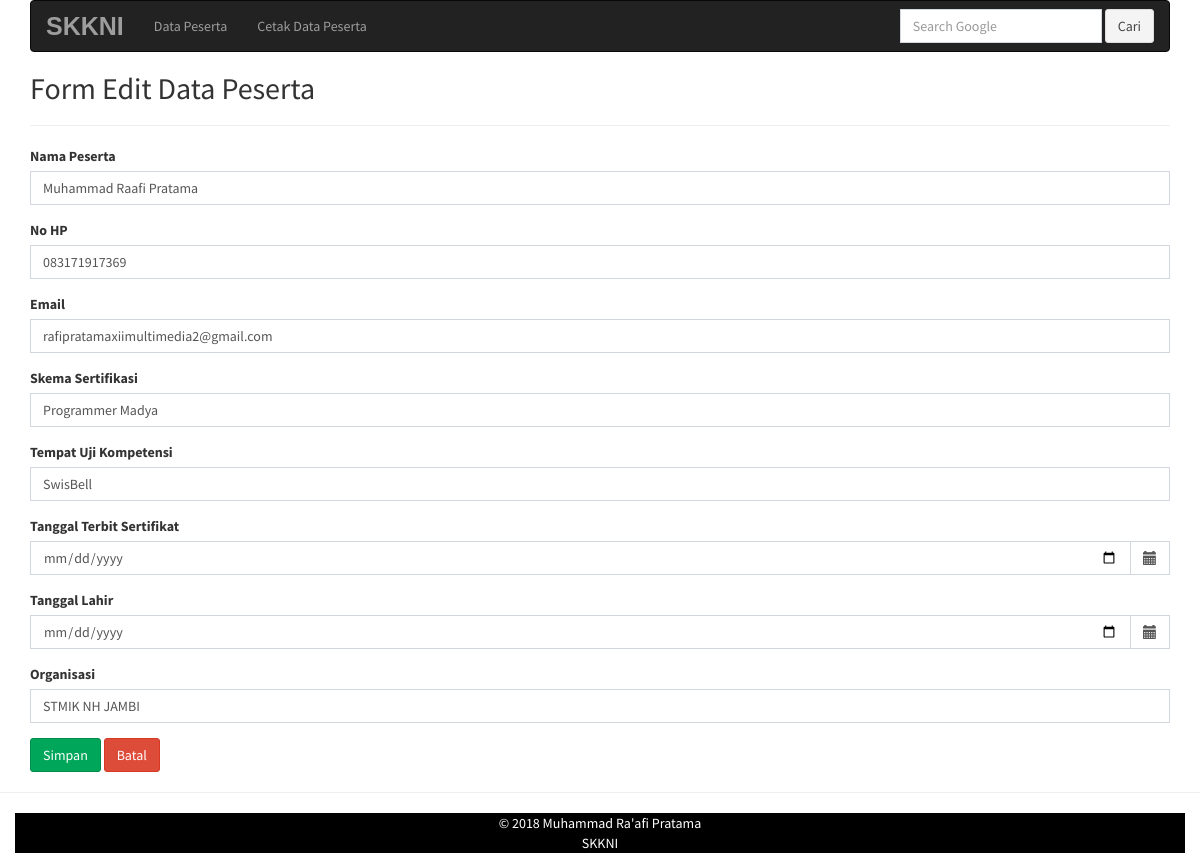
The page /edit_peserta.php?nik=1571020808950102 on the database its author committed.
### tables this page shows
CREATE TABLE `data_peserta` (
  `no` int(11) NOT NULL AUTO_INCREMENT,
  `nama` varchar(50) NOT NULL,
  `nik` varchar(20) NOT NULL,
  `hp` varchar(12) NOT NULL,
  `email` varchar(50) NOT NULL,
  `skema_sertifikasi` varchar(20) NOT NULL,
  `tempat_uji_kompetensi` varchar(20) NOT NULL,
  `rekomendasi` varchar(20) NOT NULL,
  `tanggal_terbit_sertifikat` date NOT NULL,
  `tanggal_lahir` date NOT NULL,
  `organisasi` varchar(20) NOT NULL,
  PRIMARY KEY (`nik`),
  UNIQUE KEY `no` (`no`)
);

### edit_peserta.php (the view, shortened to what this page needs)
<?php include 'header.php'; ?>
   <?php
				include "koneksi.php";
				$nik = $_GET['nik'];
				$tampil=mysqli_query($koneksi,"SELECT * FROM data_peserta WHERE nik ='$nik'");
				while($s=mysqli_fetch_array($tampil)){
   ?>
<h2>Form Edit Data Peserta</h2>
<hr>
				   <div class="row">
				   <form action="proses.php?ambil=edit_peserta" method="POST">
					<div class="col-md-12">
					  <div class="form-group">
						<label>Nama Peserta</label>
						<input type="text" name="nama"  class="form-control" placeholder="Ketikkan Nama Peserta" value="<?php echo $s['nama'];?>" required />
					  </div>
					  <div class="form-group">
						<label>No HP</label> <br>
						<input type="text" name="hp" class="form-control" placeholder="Ketikkan No HP" value="<?php echo $s['hp']; ?>" />
					  </div>
					  <div class="form-group">
						<label>Email</label>
						<input type="text" name="email"  class="form-control" placeholder="Ketikkan Tempat Lahir" value="<?php echo $s['email'];?>" required />
					  </div>
					  <div class="form-group">
						<label>Skema Sertifikasi</label>
						<input type="text" name="skema_sertifikasi"  class="form-control" placeholder="Ketikkan Skema Sertifikasi" value="<?php echo $s['skema_sertifikasi'];?>" required />
					  </div>
					  <div class="form-group">
						<label>Tempat Uji Kompetensi</label> <br>
						<input type="text" name="tempat_uji_kompetensi" class="form-control" placeholder="Ketikkan Tempat Uji Kompetensi" value="<?php echo $s['tempat_uji_kompetensi']; ?>" />
					  </div>
					  <div class="form-group">
					  <label>Tanggal Terbit Sertifikat</label>
					  <div class='input-group date' >
						<input type="date" name="tanggal_terbit_sertikat" class="form-control" id='date'/>
						<span class="input-group-addon">
						<span class="glyphicon glyphicon-calendar"></span>
						</span>
					  </div>
					  </div>
					  <div class="form-group">
					  <label>Tanggal Lahir</label>
					  <div class='input-group date' >
						<input type="date" name="tanggal_lahir" class="form-control" id='date'/>
						<span class="input-group-addon">
						<span class="glyphicon glyphicon-calendar"></span>
						</span>
					  </div>
					  </div>
					  <div class="form-group">
						<label>Organisasi</label> <br>
						<input type="text" name="organisasi" class="form-control" placeholder="Ketikkan Organisasi" value="<?php echo $s['organisasi']; ?>" />
					  </div>
					<?php } ?>
				  </div>
				  </div>
						<button class="btn btn-success" type="submit">Simpan</button>
						<a href="peserta.php" class="btn btn-danger">Batal</a>
 <?php include 'footer.php'; ?>

### rows shown on the page
data_peserta: nama "Muhammad Raafi Pratama", hp "083171917369", email "rafipratamaxiimultimedia2@gmail.com", skema_sertifikasi "Programmer Madya", tempat_uji_kompetensi "SwisBell", organisasi "STMIK NH JAMBI"
